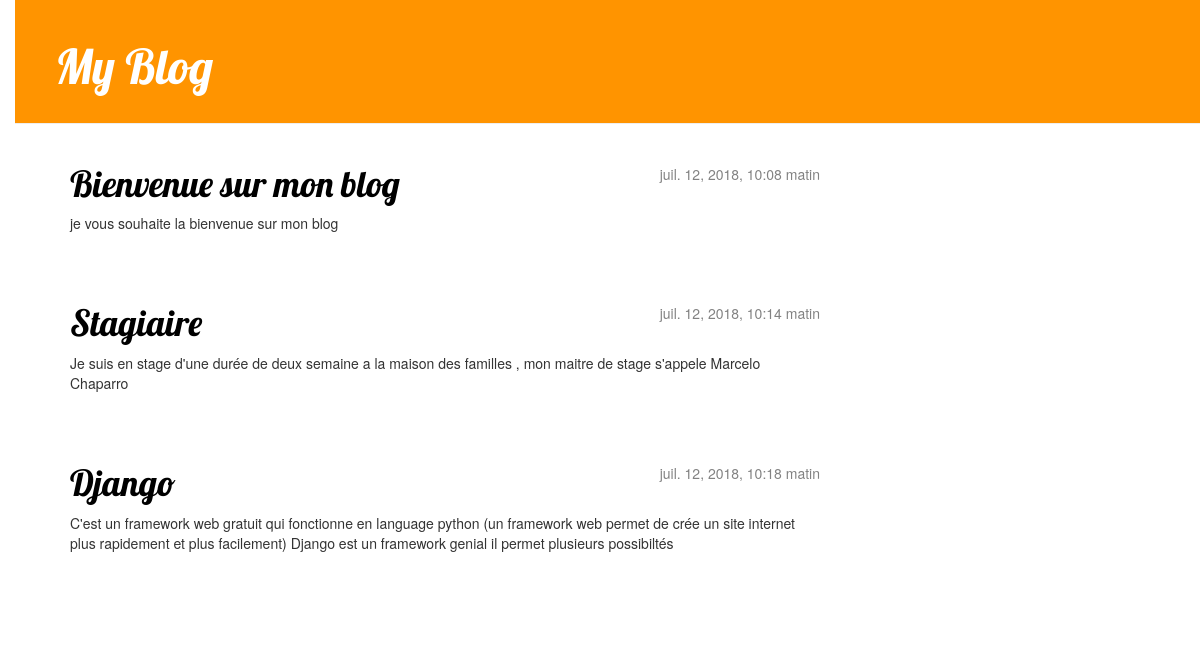
The page / on the database its author committed.
### blog/models.py (models this page shows, shortened)
class Post(models.Model):
    author = models.ForeignKey('auth.User', on_delete=models.CASCADE)
    title = models.CharField(max_length=200)
    text = models.TextField()
    created_date = models.DateTimeField(
            default=timezone.now)
    published_date = models.DateTimeField(
            blank=True, null=True)

### blog/views.py (the view)
# urls.py: url(r'^$', views.post_list, name='post_list'),
def post_list(request):
    posts = Post.objects.filter(published_date__lte=timezone.now()).order_by('published_date')
    return render(request, 'blog/post_list.html', {'posts': posts})

### blog/templates/blog/post_list.html
{% extends 'blog/base.html' %}
{% block content %}
{% for post in posts %}
    <div class="post">
        <div class="date">
            {{ post.published_date }}
        </div>
        <h1><a href="{% url 'post_detail' pk=post.pk %}">{{ post.title }}</a></h1>
        <p>{{ post.text|linebreaksbr }}</p>
    </div>
{% endfor %}
{% endblock %}

### blog/templates/blog/base.html (shortened to what this page needs)
{% load staticfiles %}
<html>
    <head>
        <link rel="stylesheet" href="//maxcdn.bootstrapcdn.com/bootstrap/3.2.0/css/bootstrap.min.css">
        <link rel="stylesheet" href="//maxcdn.bootstrapcdn.com/bootstrap/3.2.0/css/bootstrap-theme.min.css">
        <link rel="stylesheet" href="{% static 'css/blog.css' %}">
    </head>
    <body>
        <div class="page-header">
            <h1><a href="/">My Blog</a></h1>
        </div>
        <div class="content container">
            <div class="row">
                <div class="col-md-8">
                    {% block content %}
                    {% endblock %}
                </div>
            </div>
        </div>
    </body>
</html>

### blog/static/css/blog.css (style rules this page uses)
h1 a { color:#FCA205; font-family: 'Lobster'; }
body { padding-left:15px; }
.page-header { background-color: #ff9400; margin-top: 0; padding: 20px 20px 20px 40px; }
.page-header h1, .page-header h1 a, .page-header h1 a:visited, .page-header h1 a:active { color: #ffffff; font-size: 36pt; text-decoration: none; }
.content { margin-left: 40px; }
h1, h2, h3, h4 { font-family: 'Lobster', cursive; }
.date { float: right; color: #828282; }
.post { margin-bottom: 70px; }
.post h1 a, .post h1 a:visited { color: #000000; }

### rows shown on the page
Post: published_date "juil. 12, 2018, 10:08 matin", title "Bienvenue sur mon blog", text "je vous souhaite la bienvenue sur mon blog"
Post: published_date "juil. 12, 2018, 10:14 matin", title "Stagiaire", text "Je suis en stage d'une durée de deux semaine a la maison des familles , mon maitre de stage s'appele Marcelo Chaparro"
Post: published_date "juil. 12, 2018, 10:18 matin", title "Django", text "C'est un framework web gratuit qui fonctionne en language python (un framework web permet de crée un site internet plus rapidement et plus facilement) Django est un framework genial il permet plusieurs possibiltés"
